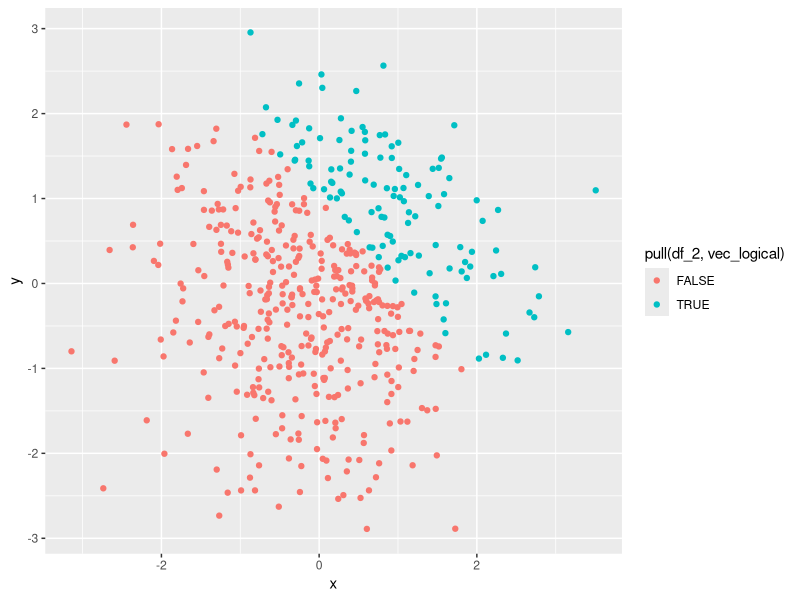
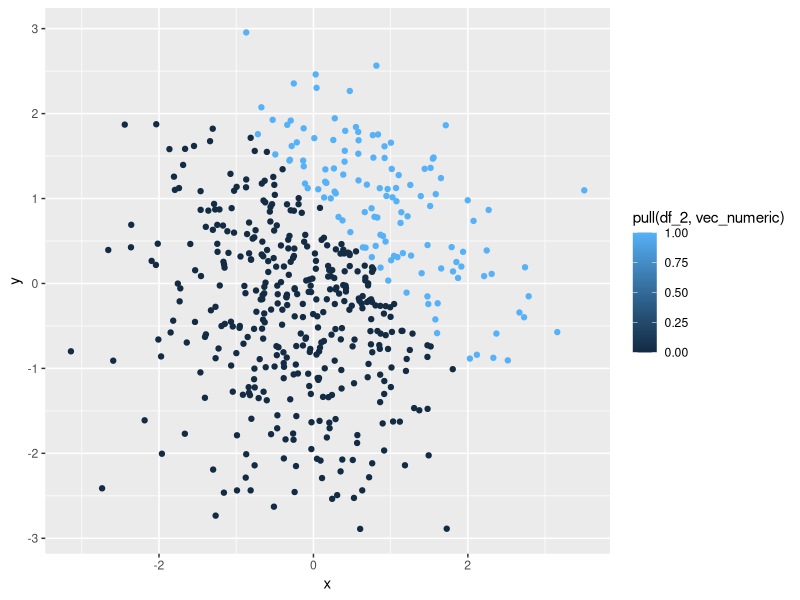
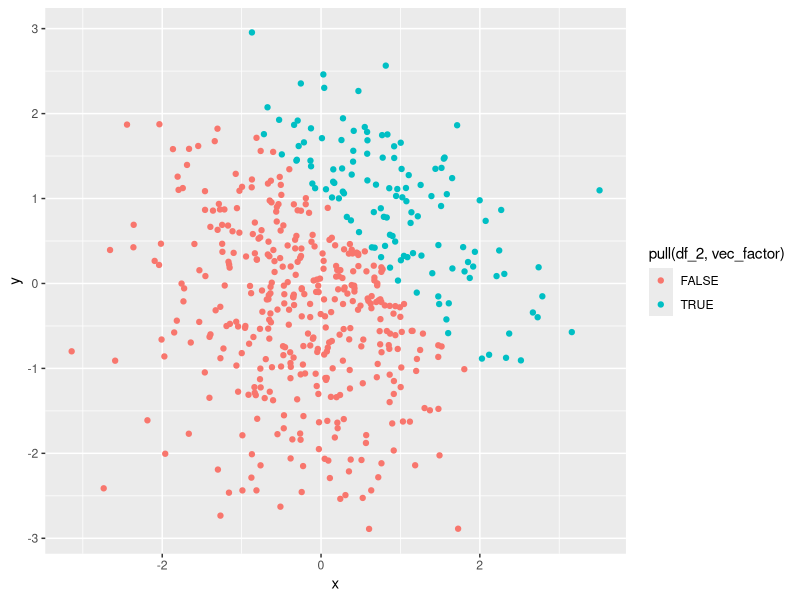
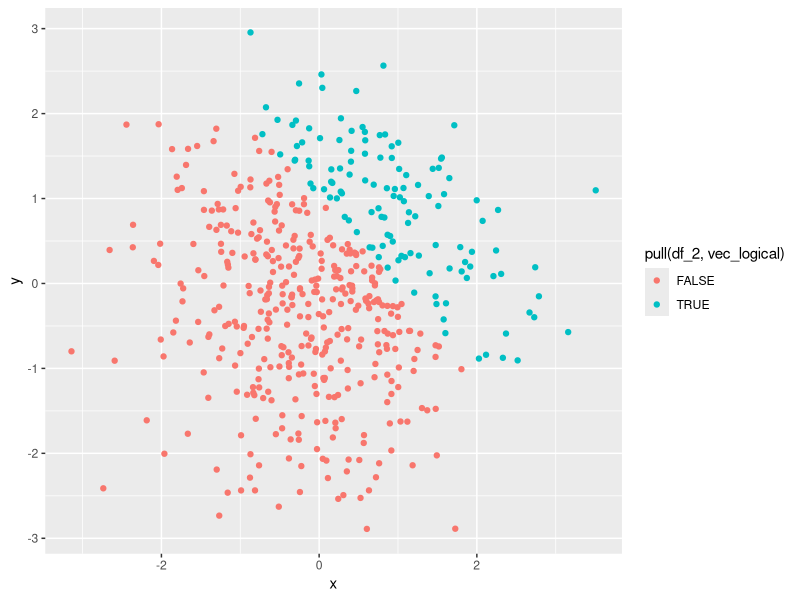

Generate these figures, in order, with R:
## ---- chunk 1
library(tidyverse)
## ---- chunk 2
df_1 = tibble(
  vec_norm = rnorm(8),
  vec_logical = vec_norm > 0,
  vec_char = c("apple","banana", "orange", "pineapple", "cherry", "buleberry", "strawberry", "watermelon"),
  vec_factor = factor(c("dislike", "so so", "so so", "like", "dislike", "like", "like", "like"))
)
## ---- chunk 3
as.numeric(pull(df_1, vec_logical))*pull(df_1, vec_norm)
as.factor(pull(df_1, vec_logical))*pull(df_1, vec_norm)
as.numeric(as.factor(pull(df_1, vec_logical)))*pull(df_1, vec_norm)
## ---- chunk 4
df_2 = tibble(
  x = rnorm(500),
  y = rnorm(500),
  vec_logical = (x + y) > 1,
  vec_numeric = as.numeric(vec_logical),
  vec_factor = as.factor(vec_logical)
)
## ---- chunk 5
ggplot(df_2, aes(x = x, y = y, color = pull(df_2, vec_logical))) + geom_point()
ggsave("hw1_plot", device = "jpeg", path =  "C:/Users/16462/Documents/Columbia/P8105/Homework/p8105_hw1_yl4359")
ggplot(df_2, aes(x = x, y = y, color = pull(df_2, vec_numeric))) + geom_point()
ggplot(df_2, aes(x = x, y = y, color = pull(df_2, vec_factor))) + geom_point()
